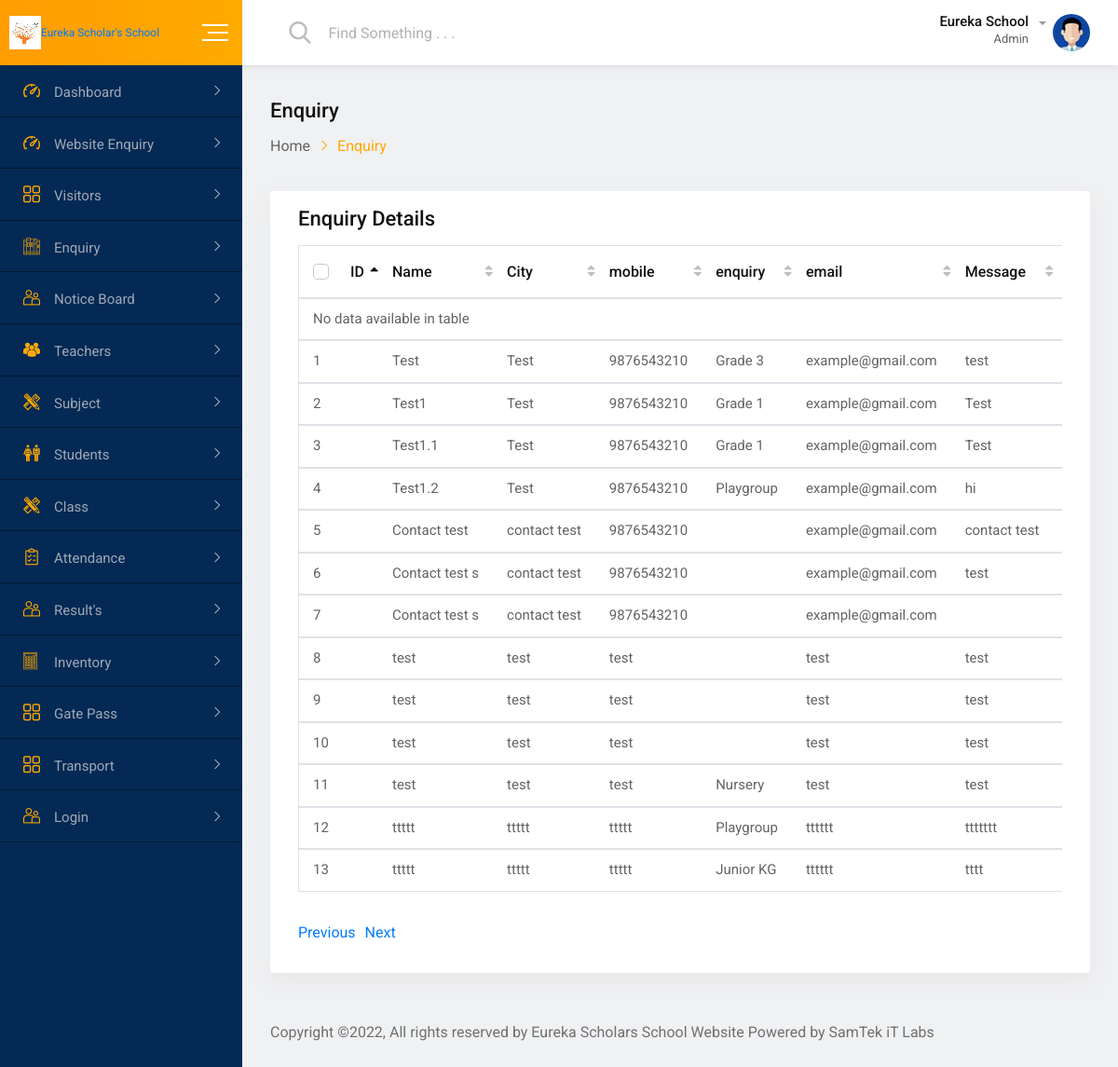
The app's page /enquiry.php with its own data.
### tables this page shows
CREATE TABLE `enquiry` (
  `eid` int(200) NOT NULL,
  `name` varchar(200) NOT NULL,
  `city` varchar(200) NOT NULL,
  `mobile` varchar(200) NOT NULL,
  `enq` varchar(200) NOT NULL,
  `email` varchar(200) NOT NULL,
  `message` varchar(500) NOT NULL
);

### enquiry.php (the view, shortened to what this page needs)
<?php
include 'db.php';
?>
<!doctype html>
<html class="no-js" lang="">
<head>
    <link rel="stylesheet" href="css/normalize.css">
    <link rel="stylesheet" href="css/main.css">
    <link rel="stylesheet" href="css/bootstrap.min.css">
    <link rel="stylesheet" href="css/all.min.css">
    <link rel="stylesheet" href="fonts/flaticon.css">
    <link rel="stylesheet" href="css/fullcalendar.min.css">
    <link rel="stylesheet" href="css/animate.min.css">
    <link rel="stylesheet" href="style.css">
</head>
<body>
    <div id="wrapper" class="wrapper bg-ash">
        <div class="navbar navbar-expand-md header-menu-one bg-light">
            <div class="nav-bar-header-one">
                <div class="header-logo">
                    <a href="index1.php">
                        <img src="img/icon.png" alt="logo"><span style="font-size:1vw","color:red;">Eureka Scholar's School</span>
                     </a>
                </div>
                <div class="toggle-button sidebar-toggle">
                    <button type="button" class="item-link">
                        <span class="btn-icon-wrap">
                            <span></span>
                            <span></span>
                            <span></span>
                        </span>
                    </button>
                </div>
            </div>
            <div class="header-main-menu collapse navbar-collapse" id="mobile-navbar">
                <ul class="navbar-nav">
                    <li class="navbar-item header-search-bar">
                        <div class="input-group stylish-input-group">
                            <span class="input-group-addon">
                                <button type="submit">
                                    <span class="flaticon-search" aria-hidden="true"></span>
                            </button>
                            </span>
                            <input type="text" class="form-control" placeholder="Find Something . . .">
                        </div>
                    </li>
                </ul>
                <ul class="navbar-nav">
                    <li class="navbar-item dropdown header-admin">
                        <a class="navbar-nav-link dropdown-toggle" href="#" role="button" data-toggle="dropdown" aria-expanded="false">
                            <div class="admin-title">
                                <h5 class="item-title">Eureka School</h5>
                                <span>Admin</span>
                            </div>
                            <div class="admin-img">
                                <img src="img/figure/admin.jpg" alt="Admin">
                            </div>
                        </a>
                    </li>
                     </div>
                        </div>
            </div>
        <div class="dashboard-page-one">
            <div class="sidebar-main sidebar-menu-one sidebar-expand-md sidebar-color">
                <div class="sidebar-menu-content">
                    <ul class="nav nav-sidebar-menu sidebar-toggle-view">
                        <li class="nav-item sidebar-nav-item">
                            <a href="index1.php" class="nav-link"><i class="flaticon-dashboard"></i><span>Dashboard</span></a>
                        </li>
						<li class="nav-item sidebar-nav-item">
                            <a href="enquiry.php" class="nav-link"><i class="flaticon-dashboard"></i><span>Website Enquiry</span></a>
                         </li>
						<li class="nav-item sidebar-nav-item">
                            <a href="#" class="nav-link"><i class="flaticon-menu-1"></i><span>Visitors</span></a>
                        </li>
						<li class="nav-item sidebar-nav-item">
                            <a href="#" class="nav-link"><i class="flaticon-books"></i><span>Enquiry</span></a>
                        </li>
						<li class="nav-item sidebar-nav-item">
                            <a href="#" class="nav-link"><i class="flaticon-couple"></i><span>Notice Board</span></a>
                        </li>
						<li class="nav-item sidebar-nav-item">
                            <a href="#" class="nav-link"><i
                                    class="flaticon-multiple-users-silhouette"></i><span>Teachers</span></a>
                        </li>
						<li class="nav-item sidebar-nav-item">
                            <a href="#" class="nav-link"><i
                                    class="flaticon-maths-class-materials-cross-of-a-pencil-and-a-ruler"></i><span>Subject</span></a>
                        </li>
                        <li class="nav-item sidebar-nav-item">
                            <a href="#" class="nav-link"><i class="flaticon-classmates"></i><span>Students</span></a>
                        </li>
                        <li class="nav-item sidebar-nav-item">
                            <a href="#" class="nav-link"><i
                                    class="flaticon-maths-class-materials-cross-of-a-pencil-and-a-ruler"></i><span>Class</span></a>
                        </li>
						<li class="nav-item sidebar-nav-item">
                            <a href="#" class="nav-link"><i class="flaticon-shopping-list"></i><span>Attendance</span></a>
                        </li>
                        <li class="nav-item sidebar-nav-item">
                            <a href="#" class="nav-link"><i class="flaticon-couple"></i><span>Result's</span></a>
                        </li>
                        <li class="nav-item sidebar-nav-item">
                            <a href="#" class="nav-link"><i class="flaticon-technological"></i><span>Inventory</span></a>
                        </li>
                        <li class="nav-item sidebar-nav-item">
                            <a href="#" class="nav-link"><i class="flaticon-menu-1"></i><span>Gate Pass</span></a>
                        </li>
                        <li class="nav-item sidebar-nav-item">
                            <a href="#" class="nav-link"><i class="flaticon-menu-1"></i><span>Transport</span></a>
                        </li>
                        <li class="nav-item sidebar-nav-item">
                            <a href="#" class="nav-link"><i class="flaticon-couple"></i><span>Login</span></a>
                        </li>
                            </ul>
                </div>
            </div>
            <div class="dashboard-content-one">
                <div class="breadcrumbs-area">
                    <h3>Enquiry</h3>
                    <ul>
                        <li>
                            <a href="index1.php">Home</a>
                        </li>
                        <li>Enquiry</li>
                    </ul>
                </div>
                <div class="card height-auto">
                    <div class="card-body">
                        <div class="heading-layout1">
                            <div class="item-title">
                                <h3>Enquiry Details</h3>
                            </div>
						</div>
                        <div class="table-responsive">
                            <table class="table display data-table text-nowrap">
                                <thead>
                                    <tr>
                                        <th>
                                            <div class="form-check">
                                                <label class="form-check-label">ID</label>
                                            </div>
                                        </th>
                                        <th>Name</th>
                                        <th>City</th>
                                        <th>mobile</th>
										<th>enquiry</th>
                                        <th>email</th>
										<th>Message</th>
                                        <th></th>
                                    </tr>
                                </thead>
                                <tbody>
											<?php
												$i=1;
												$results1 = mysqli_query($conn, "select * from enquiry");
												while ($row1 = mysqli_fetch_array($results1)) {
											?>
								<tbody id="geeks">
								<tr>
									<td><?php echo $i; ?></td>
									<td><?php echo $row1['name' ];?> </td>
									<td><?php echo $row1['city' ];?> </td>
									<td><?php echo $row1['mobile' ];?> </td>
									<td><?php echo $row1['enq' ];?> </td>
									<td><?php echo $row1['email' ];?> </td>
									<td><?php echo $row1['message' ];?> </td>
											<?php $i++;  } ?>
									</tr>
                                </tbody>
                            </table>
                        </div>
                    </div>
                </div>
                <footer class="footer-wrap-layout1">
                    <div class="copyright">Copyright ©2022, All rights reserved by Eureka Scholars School Website Powered by SamTek iT Labs</a></div>
                </footer>
            </div>
        </div>
</body>
</html>

### css/main.css (style rules this page uses)
html { color: #222; font-size: 1em; line-height: 1.4; }
audio, canvas, iframe, img, svg, video { vertical-align: middle; }

### records on screen
enquiry: name "Test", city "Test", mobile "9876543210", enq "Grade 3", email "example@gmail.com", message "test"
enquiry: name "Test1", city "Test", mobile "9876543210", enq "Grade 1", email "example@gmail.com", message "Test"
enquiry: name "Test1.1", city "Test", mobile "9876543210", enq "Grade 1", email "example@gmail.com", message "Test"
enquiry: name "Test1.2", city "Test", mobile "9876543210", enq "Playgroup", email "example@gmail.com", message "hi"
enquiry: name "Contact test", city "contact test", mobile "9876543210", email "example@gmail.com", message "contact test"
enquiry: name "Contact test s", city "contact test", mobile "9876543210", email "example@gmail.com", message "test"
enquiry: name "Contact test s", city "contact test", mobile "9876543210", email "example@gmail.com"
enquiry: name "test", city "test", mobile "test", email "test", message "test"
enquiry: name "test", city "test", mobile "test", email "test", message "test"
enquiry: name "test", city "test", mobile "test", email "test", message "test"
enquiry: name "test", city "test", mobile "test", enq "Nursery", email "test", message "test"
enquiry: name "ttttt", city "ttttt", mobile "ttttt", enq "Playgroup", email "tttttt", message "ttttttt"
enquiry: name "ttttt", city "ttttt", mobile "ttttt", enq "Junior KG", email "tttttt", message "tttt"
